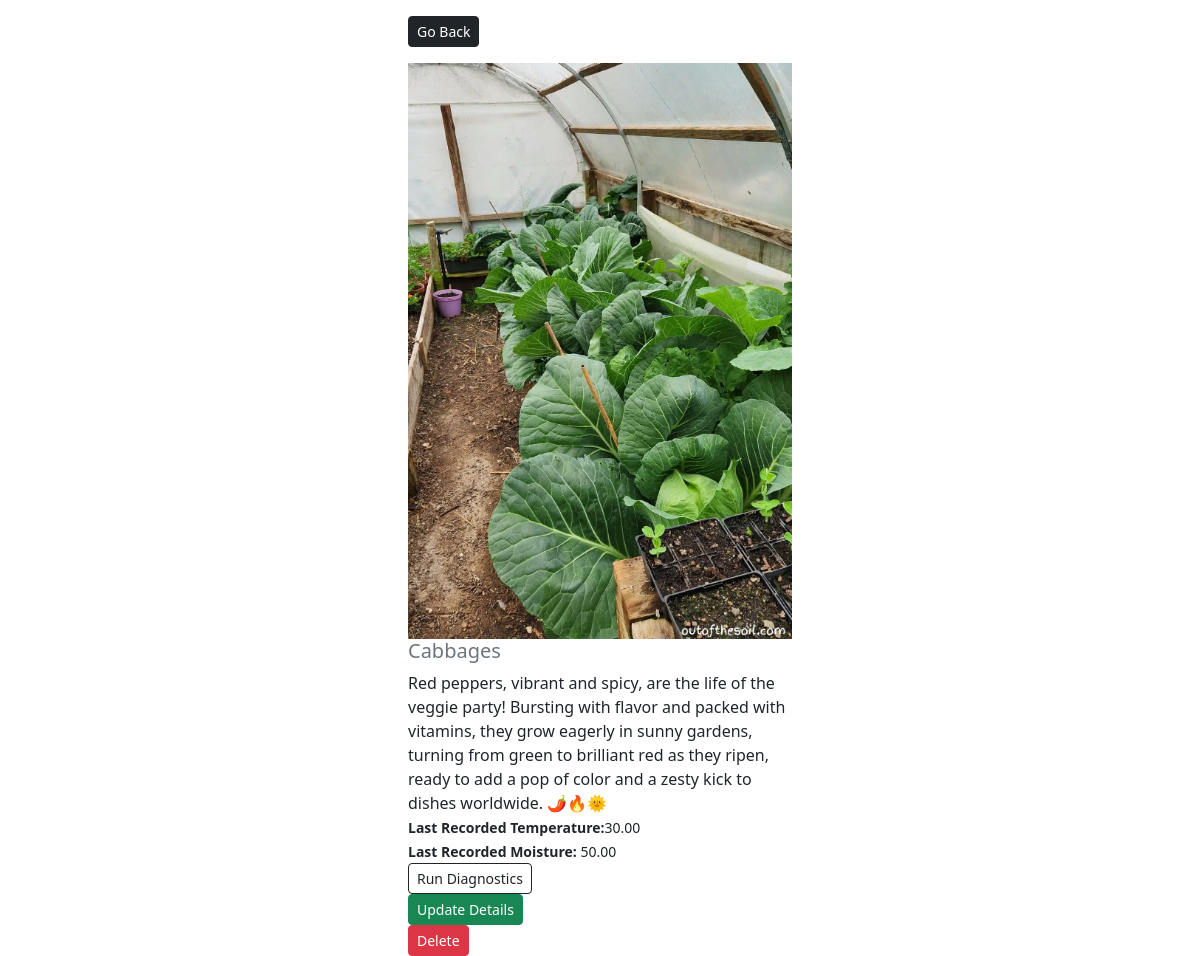
Page /mygreenhouse/crop-detail/3/ on the earlier database version.
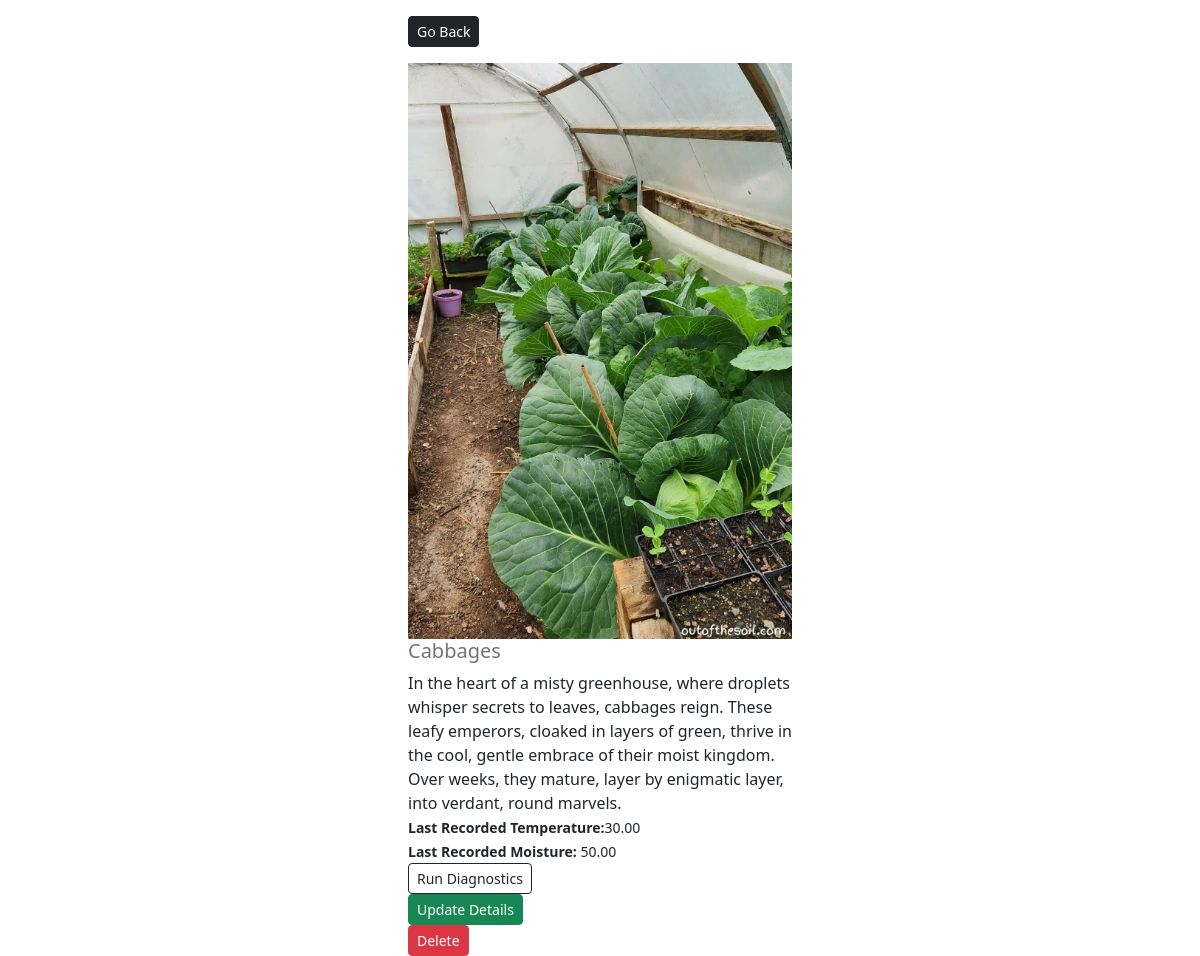
Same page on the later database version.
### crops/models.py (models this page shows, shortened)
class Crop(models.Model):
    name = models.CharField(max_length=100)
    description = models.TextField(max_length=300)
    image = models.ImageField(null=False, blank=False, upload_to='images/')
    temperature = models.DecimalField(max_digits=4, decimal_places=2)
    moisture = models.DecimalField(max_digits=4, decimal_places=2)
    class Meta:
        ordering = ['name']

### crops/views.py (the view)
# urls.py: path('crop-detail/<str:id>/', views.crop_detail, name='crop-detail'),
def crop_detail(request, id):
    crop = Crop.objects.get(pk=id)
    context = {'crop': crop}
    return render(request, 'crops/crop-detail.html', context)

### crops/templates/crops/crop-detail.html
{% extends 'crops/base.html' %}
{% load static %}
{% block content %}
    <div class="row justify-content-center">
        <div class="col-md-4">
            <div class="">
                <a href="{% url 'home' %}" class="my-3 btn btn-dark btn-sm">Go Back</a>
            </div>
            <div style="height: 90vh">
                <img class="img-fluid text-center" style="max-width: 100%; max-height: 100%" src="{{ crop.image.url }}" alt="image gone">
                <h5 class="text-muted"> {{ crop.name }} </h5>
                <quote>{{ crop.description }}</quote><br>
                <small><b>Last Recorded Temperature:</b>{{crop.temperature}}</small><br>
                <small><b>Last Recorded Moisture:</b> {{ crop.moisture }}</small><br>
                <a href="{% url 'diagnostics' %}" class="btn btn-outline-dark btn-sm">Run Diagnostics</a><br>
                <a href="{% url 'edit-crop' crop.id %}" class="btn btn-success btn-sm">Update Details</a><br>
                <a href="{% url 'delete-crop' crop.id %}" class="btn btn-danger btn-sm">Delete</a><br>
            </div>
        </div>
    </div>
{% endblock %}

Differences in the rows shown:
changed Crop "Cabbages": description "Red peppers, vibrant and spicy, are the life of the veggie party! Bursting with flavor and packed with vitamins, they grow eagerly in sunny gardens, turning from green to brilliant red as they ripen, ready to add a pop of color and a zesty kick to dishes worldwide. 🌶️🔥🌞" → "In the heart of a misty greenhouse, where droplets whisper secrets to leaves, cabbages reign. These leafy emperors, cloaked in layers of green, thrive in the cool, gentle embrace of their moist kingdom. Over weeks, they mature, layer by enigmatic layer, into verdant, round marvels."
